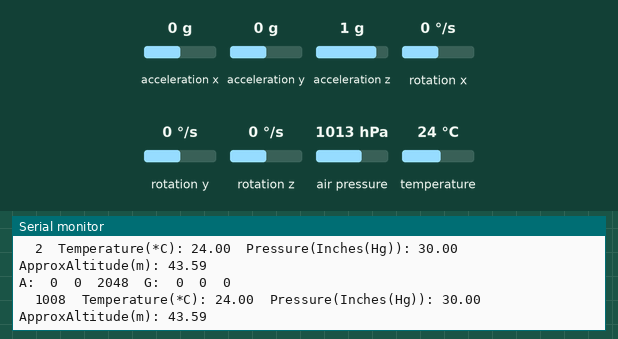
This program was run on a simulated ESP32. Shown: the last lines printed to the serial monitor. Wiring (inferred from the names in the program): MPU-9250 motion sensor at I2C address 0x68. The inputs (shaded band) are chosen by the test bench; at power-on: acceleration x 0 g, acceleration y 0 g, acceleration z 1 g, rotation x 0 °/s, rotation y 0 °/s, rotation z 0 °/s, air pressure 1013 hPa, temperature 24 °C.

Above: at 1.2 s.
1.3 s: acceleration x set to -1.4 g
At 2.6 s:
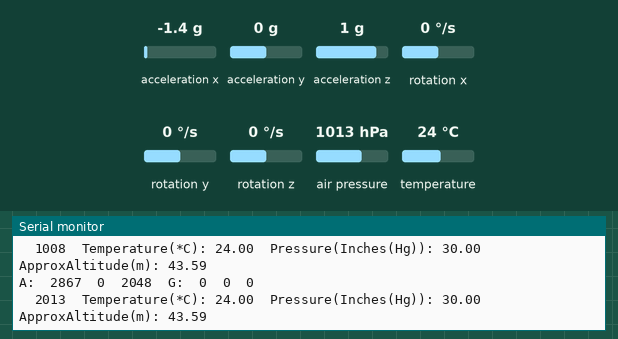
2.8 s: acceleration y set to -1.4 g
At 3.6 s:
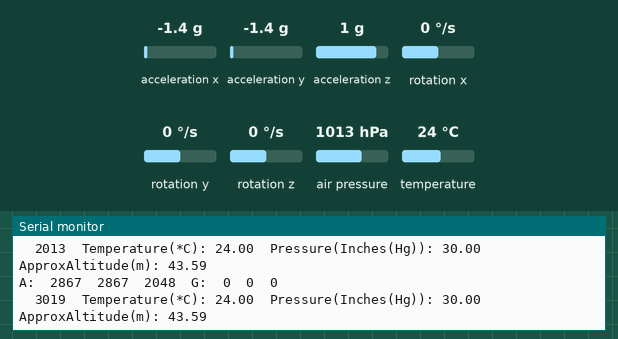
4.3 s: acceleration z set to -1.4 g
At 5.6 s:
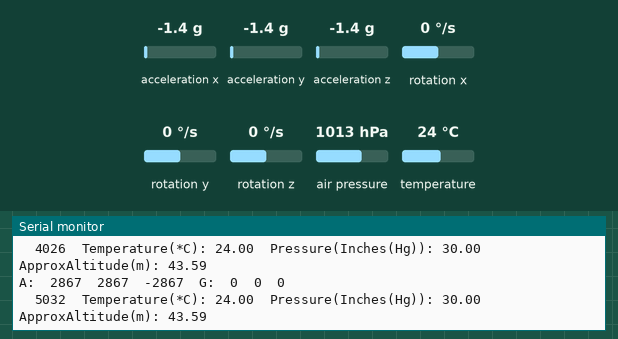
5.8 s: rotation x set to -192 °/s
At 6.5 s:
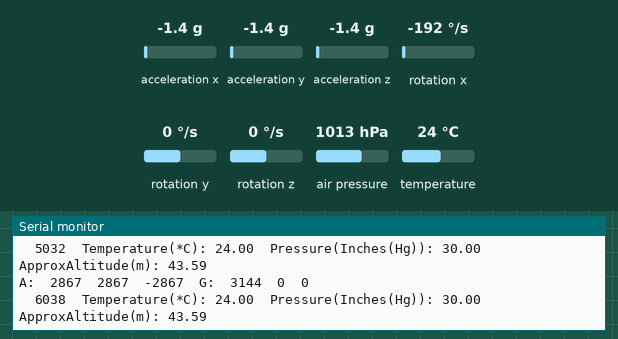
7.3 s: rotation y set to -192 °/s
At 8.5 s:
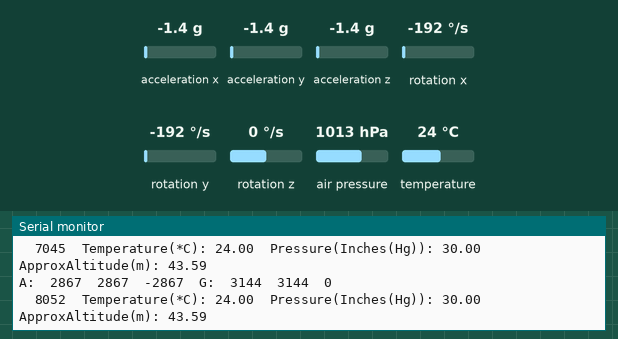
Timing chart, 0 to 9.8 s (numbered marks = the images above; inputs shaded):
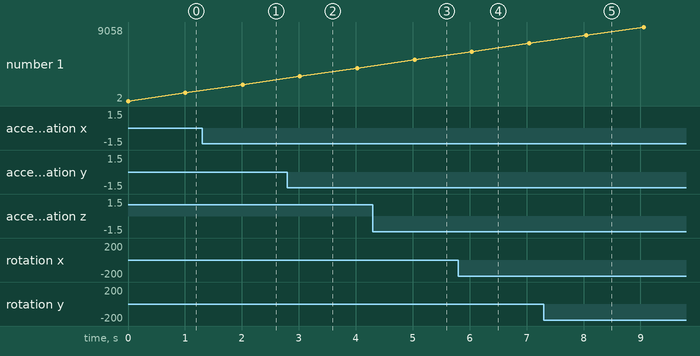

Measured:
- after the input at 1.3 s, the serial monitor: prints a new line after 0.71 s (image 1)
- after the input at 2.8 s, the serial monitor: prints a new line after 0.22 s (image 2)
- after the input at 4.3 s, the serial monitor: prints a new line after 0.73 s (image 3)
- after the input at 5.8 s, the serial monitor: prints a new line after 0.24 s (image 4)
- after the input at 7.3 s, the serial monitor: prints a new line after 0.75 s (image 5)
- plotted number 1: 2013 → 4026 after the input at 2.8 s

The program:

main.cpp
```cpp
#include <Arduino.h>
#include <Wire.h>
#include <Adafruit_BMP280.h>

#define MPU9250_ADDRESS 0x68

#define GYRO_FULL_SCALE_2000_DPS 0x18

#define ACC_FULL_SCALE_16_G 0x18

Adafruit_BMP280 bme;

int stat_bme = 0;


void I2Cread(uint8_t Address, uint8_t Register, uint8_t Nbytes, uint8_t* Data)
{
  Wire.beginTransmission(Address);
  Wire.write(Register);
  Wire.endTransmission();

  Wire.requestFrom(Address, Nbytes);
  uint8_t index = 0;

  while (Wire.available())
  {
    Data[index++] = Wire.read();
  }
}

void I2CwriteByte(uint8_t Address, uint8_t Register, uint8_t Data)
{
  Wire.beginTransmission(Address);
  Wire.write(Register);
  Wire.write(Data);
  Wire.endTransmission();
}


void setup()
{
  Wire.begin(21, 22);
  Wire.begin();
  Serial.begin(115200);

  I2CwriteByte(MPU9250_ADDRESS, 28, ACC_FULL_SCALE_16_G);

  I2CwriteByte(MPU9250_ADDRESS, 27, GYRO_FULL_SCALE_2000_DPS);

  stat_bme = bme.begin(0x76,0x58);
  Serial.print("BMP280 status init: ");
  Serial.println(stat_bme);
}

void loop()
{
  uint8_t Buf[14];
  I2Cread(MPU9250_ADDRESS, 0x3B, 14, Buf);

  int16_t ax = -(Buf[0] << 8 | Buf[1]);
  int16_t ay = -(Buf[2] << 8 | Buf[3]);
  int16_t az = Buf[4] << 8 | Buf[5];

  int16_t gx = -(Buf[8] << 8 | Buf[9]);
  int16_t gy = -(Buf[10] << 8 | Buf[11]);
  int16_t gz = Buf[12] << 8 | Buf[13];

  Serial.print("A:");
  Serial.print("\t");
  Serial.print(ax, DEC);
  Serial.print("\t");
  Serial.print(ay, DEC);
  Serial.print("\t");
  Serial.print(az, DEC);
  Serial.print("\t");

  Serial.print("G:");
  Serial.print("\t");
  Serial.print(gx, DEC);
  Serial.print("\t");
  Serial.print(gy, DEC);
  Serial.print("\t");
  Serial.print(gz, DEC);
  Serial.print("\t");


  Serial.println("");

  Serial.print("\t");

  Serial.print(millis());

  Serial.print("\tTemperature(*C): ");
  Serial.print(bme.readTemperature());

  Serial.print("\tPressure(Inches(Hg)): ");
  Serial.print(bme.readPressure()/3377);

  Serial.print("\tApproxAltitude(m): ");
  Serial.print(bme.readAltitude(1018.25)); // local sea level pressure (for Bulgaria - 1018.25)

  Serial.println("");

  delay(1000);
}
```
